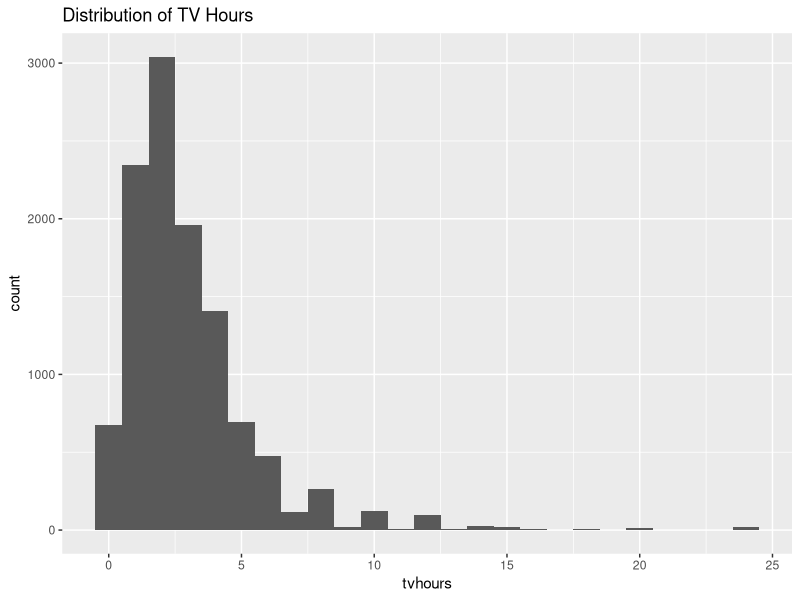
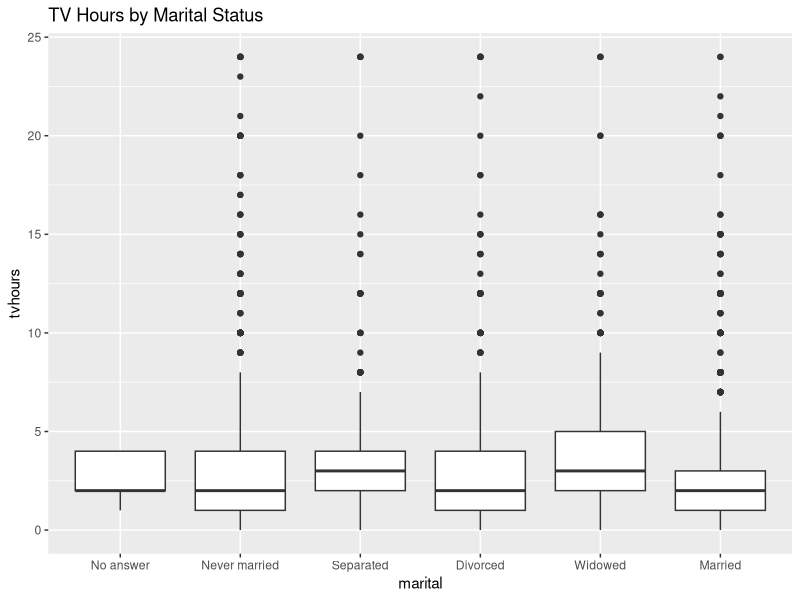

Recreate these plots in R, in order.
library(tidyverse)
library(forcats)
library(here)
library(dplyr)


data(gss_cat)
exists("gss_cat")

names(gss_cat)

tv_hours_table <- gss_cat %>%
  filter(age >= 30) %>%
  group_by(marital) %>%
  summarise(mean_tv_hours = mean(tvhours, na.rm = TRUE))

tv_hours_table

write.csv(tv_hours_table,
          here("Tv_hour_by_marital_status.csv"),
          row.names = FALSE)
head(tv_hours_table)

gss_cat %>%
  summarise(
    Mean = mean(tvhours, na.rm = TRUE),
    Median = median(tvhours, na.rm = TRUE),
    SD = sd(tvhours, na.rm = TRUE),
    Minimum = min(tvhours, na.rm = TRUE),
    Maximum = max(tvhours, na.rm = TRUE)
  )


tv_gender <- gss_cat %>%
  group_by(race) %>%
  summarise(
    Mean_TV = mean(tvhours, na.rm = TRUE)
  )

tv_gender

names(gss_cat)

gss_cat %>%
  group_by(age) %>%
  summarise(mean_tv = mean(tvhours, na.rm = TRUE))

gss_cat %>%
  mutate(age_group = cut(age,
                         breaks = c(18, 30, 45, 60, 100),
                         labels = c("18-30", "31-45", "46-60", "60+"))) %>%
  group_by(age_group) %>%
  summarise(mean_tv = mean(tvhours, na.rm = TRUE))


gss_cat %>%
  group_by(race) %>%
  summarise(mean_tv = mean(tvhours, na.rm = TRUE))


library(ggplot2)

ggplot(gss_cat, aes(x = tvhours)) +
  geom_histogram(binwidth = 1) +
  labs(title = "Distribution of TV Hours")


ggplot(gss_cat, aes(x = marital, y = tvhours)) +
  geom_boxplot() +
  labs(title = "TV Hours by Marital Status")
